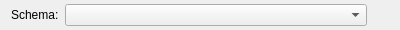
<?xml version="1.0" encoding="UTF-8"?>
<ui version="4.0">
 <class>SchemaSelector</class>
 <widget class="QWidget" name="SchemaSelector">
  <property name="geometry">
   <rect>
    <x>0</x>
    <y>0</y>
    <width>400</width>
    <height>30</height>
   </rect>
  </property>
  <property name="sizePolicy">
   <sizepolicy hsizetype="Fixed" vsizetype="Minimum">
    <horstretch>0</horstretch>
    <verstretch>0</verstretch>
   </sizepolicy>
  </property>
  <property name="minimumSize">
   <size>
    <width>0</width>
    <height>0</height>
   </size>
  </property>
  <property name="windowTitle">
   <string>Form</string>
  </property>
  <layout class="QGridLayout" name="gridLayout">
   <property name="topMargin">
    <number>0</number>
   </property>
   <property name="bottomMargin">
    <number>0</number>
   </property>
   <property name="verticalSpacing">
    <number>0</number>
   </property>
   <item row="0" column="1">
    <widget class="QComboBox" name="comboBox">
     <property name="sizePolicy">
      <sizepolicy hsizetype="Expanding" vsizetype="Fixed">
       <horstretch>0</horstretch>
       <verstretch>0</verstretch>
      </sizepolicy>
     </property>
     <property name="sizeAdjustPolicy">
      <enum>QComboBox::AdjustToContents</enum>
     </property>
    </widget>
   </item>
   <item row="0" column="0">
    <widget class="QLabel" name="label">
     <property name="text">
      <string>Schema:</string>
     </property>
    </widget>
   </item>
   <item row="0" column="2">
    <widget class="QLabel" name="icon">
     <property name="sizePolicy">
      <sizepolicy hsizetype="Preferred" vsizetype="Preferred">
       <horstretch>0</horstretch>
       <verstretch>0</verstretch>
      </sizepolicy>
     </property>
     <property name="minimumSize">
      <size>
       <width>16</width>
       <height>16</height>
      </size>
     </property>
     <property name="toolTip">
      <string>&lt;html&gt;&lt;head/&gt;&lt;body&gt;&lt;p&gt;Selected schema differs from the schema the current file was opened with. Reload file to apply selected schema.&lt;/p&gt;&lt;/body&gt;&lt;/html&gt;</string>
     </property>
     <property name="text">
      <string/>
     </property>
     <property name="pixmap">
      <pixmap resource="../resources/icons.qrc">:/icons/scalable/warning.svg</pixmap>
     </property>
     <property name="scaledContents">
      <bool>true</bool>
     </property>
    </widget>
   </item>
  </layout>
 </widget>
 <resources>
  <include location="../resources/icons.qrc"/>
 </resources>
 <connections/>
</ui>
